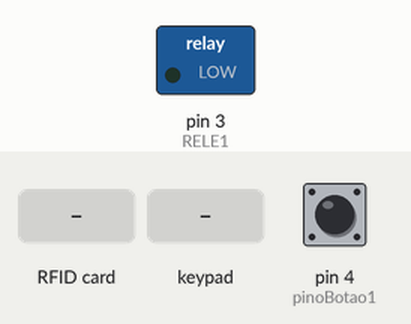
This sketch was run on a simulated Arduino Uno, built with avr-gcc and run on an emulated ATmega328P. Parts: switched loads named in the sketch (green lamp = pin HIGH). The test bench sets the inputs (shaded band); at power-on: pin 4 (pinoBotao1) HIGH. Pins used as bus, display or sensor lines are not drawn; what the sketch prints to the serial monitor is not drawn.

Above: at 1.2 s.
1.3 s: pin 4 (pinoBotao1) pulled LOW for 0.15 s
At 1.38 s:
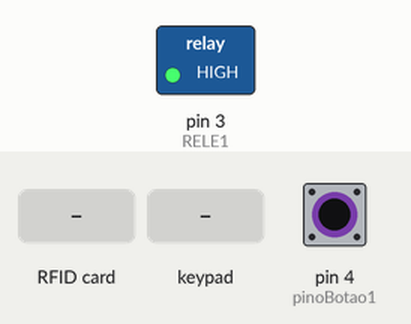
2.9 s: RFID card A3 42 BA A9 held to the reader
4.4 s: key '1' pressed
5.9 s: keypad keys 8 7 6 5 # pressed 0.4 s apart
9.4 s: RFID card D4 28 5E 74 held to the reader
10.9 s: key 'A' pressed
Timing chart, 0 to 13.4 s (numbered marks = the images above; inputs shaded):
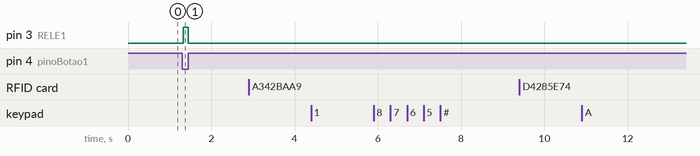

Measured:
- after the input at 1.3 s, pin 3 (RELE1): LOW → HIGH at once, → LOW 0.13 s later
- after the input at 2.9 s, every drawn part: stays the same
- after the input at 4.4 s, every drawn part: stays the same
- after the input at 5.9 s, every drawn part: stays the same
- after the input at 9.4 s, every drawn part: stays the same
- after the input at 10.9 s, every drawn part: stays the same

The sketch:

teclado-rfid-botao-rele.ino
```cpp
#include <SPI.h>
#include <MFRC522.h>

#define SS_PIN 10
#define RST_PIN 9
MFRC522 mfrc522(SS_PIN, RST_PIN);   // Create MFRC522 instance.

//bt
byte pinoBotao1 = 4;

//rele
 int  RELE1 = 3; // luzHall
////////////////////////////////////////////////////////////////////////////////////
#include <Keypad.h>

// Adicione o include aqui!

const byte numRows=4; // Numero de linhas
const byte numCols=4; // Numero de colunas

char keymap[numRows][numCols]= // Aqui é feito o "mapa" do teclado, que são as teclas
{
 {'1','2','3','A'},
 {'4','5','6','B'},
 {'7','8','9','C'},
 {'*','0','#','D'},
};

byte rowPins[numRows] = {8,7,6,5}; // Pinos digitais onde as linhas estão conectadas
byte colPins[numCols] = {16,17,18,19}; // Pinos digitais onde as colunas estão conectadas

Keypad myKeypad = Keypad(makeKeymap(keymap), rowPins, colPins, numRows, numCols);

void setup()
{
 Serial.begin(9600);
 pinMode(pinoBotao1, INPUT);//bt1

 pinMode(RELE1, OUTPUT);
 digitalWrite(RELE1, LOW);

  SPI.begin();      // Inicia  SPI bus
  mfrc522.PCD_Init();   // Inicia MFRC522
  Serial.println("Aproxime o seu cartao do leitor...");
  Serial.println();


}


void loop()
{


  botao();


 char keypressed = myKeypad.getKey();
 if(keypressed !=  NO_KEY)
 {
 Serial.println(keypressed);
 }


 // Look for new cards
  if ( ! mfrc522.PICC_IsNewCardPresent())
  {
    return;
  }
  // Select one of the cards
  if ( ! mfrc522.PICC_ReadCardSerial())
  {
    return;
  }
  //Mostra UID na serial
  Serial.print("UID da tag :");
  String conteudo= "";
  byte letra;
  for (byte i = 0; i < mfrc522.uid.size; i++)
  {
     Serial.print(mfrc522.uid.uidByte[i] < 0x10 ? " 0" : " ");
     Serial.print(mfrc522.uid.uidByte[i], HEX);
     conteudo.concat(String(mfrc522.uid.uidByte[i] < 0x10 ? " 0" : " "));
     conteudo.concat(String(mfrc522.uid.uidByte[i], HEX));
  }
  Serial.println();
  Serial.print("Mensagem : ");
  conteudo.toUpperCase();
  if (conteudo.substring(1) == "A3 42 BA A9") //UID 1 - Chaveiro
  {
    Serial.println("Ola Chaveiro !");
    Serial.println();

  }

  if (conteudo.substring(1) == "D4 28 5E 74") //UID 2 - Cartao
  {
    Serial.println("Ola Cartao !!!");
    Serial.println();

  }
}

void botao()
{
  if(digitalRead(pinoBotao1) == 0){
    digitalWrite(RELE1, HIGH);
  }else{
    digitalWrite(RELE1, LOW);
  }
}
///////////////////////////////////////////////////////////////////////////////////////////////////////////
```
